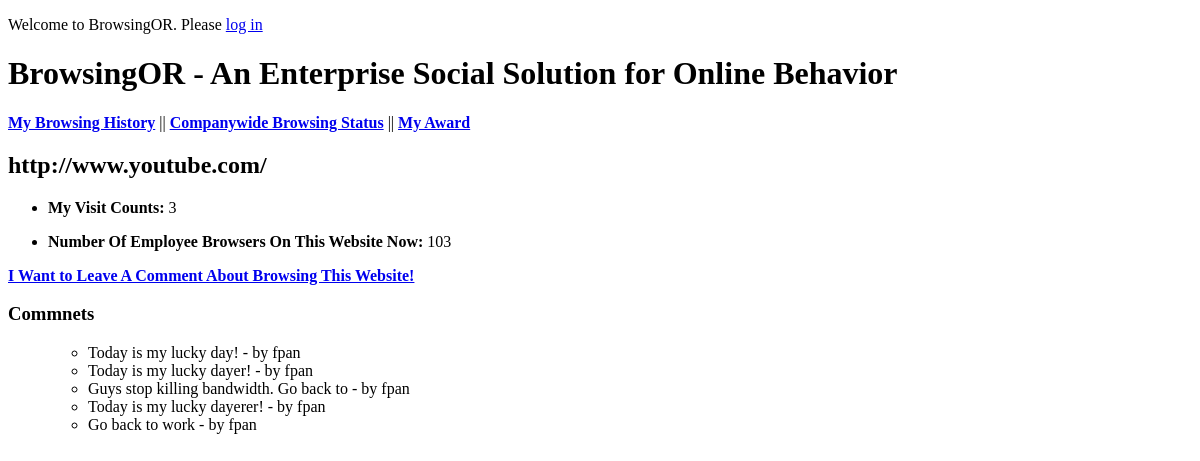
The page /questions/3/ on the database as committed earlier.
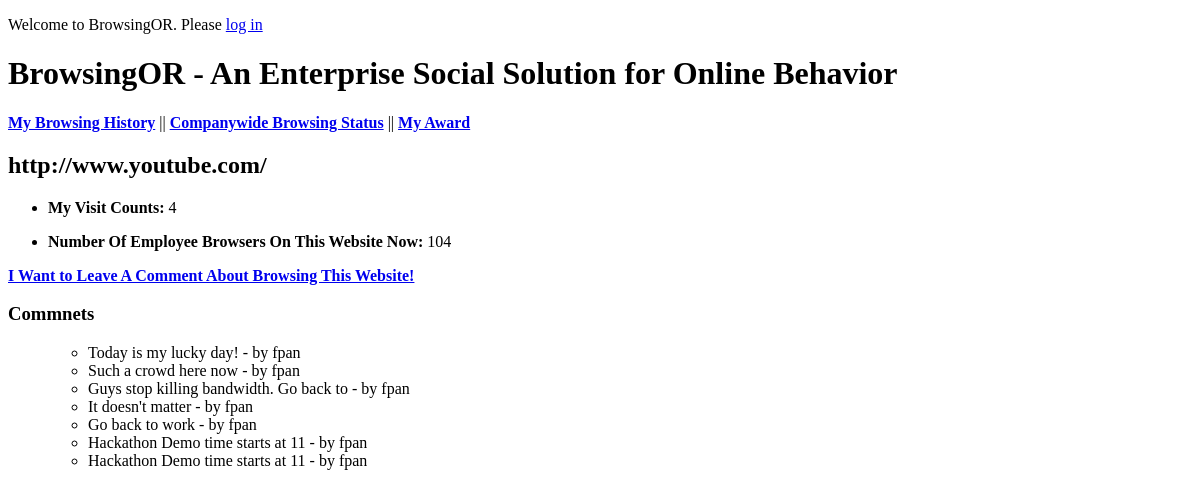
The same page on the database as committed later.
### questionsandanswers/models.py (models this page shows, shortened)
class Question(models.Model):
    subject = models.CharField(verbose_name='Website',max_length=200)
    description = models.TextField(verbose_name='Comments')
    publication_date = models.DateTimeField()
    visit = models.IntegerField(verbose_name='My Visits',default=0)
    cmpnyvisit = models.IntegerField(verbose_name='Currently Browsed By',default=100)
    def published_today(self):
        return self.publication_date.date() == timezone.now().date()
    published_today.boolean = True
    published_today.short_description = 'Asked today?'
    publication_date = models.DateTimeField(auto_now_add=True)

class Answer(models.Model):
    question = models.ForeignKey(Question)
    content = models.TextField()
    best_answer = models.BooleanField("preferred answer",default=False)

### questionsandanswers/views.py (the view)
# urls.py: url(r'^questions/(?P<question_id>\d+)/$', 'questionsandanswers.views.question_detail',name='question_detail'),
def question_detail(request, question_id):
    question = get_object_or_404(Question, pk=question_id)
    return render_to_response('question_detail.html',{'question': question})

### jumpingintodjango/templates/question_detail.html (shortened to what this page needs)
{% extends "base.html" %}
{% block content %}
	<h2>{{question.subject}}</h2>
     <ul>
	    <li><p><b>My Visit Counts:</b> {{question.visit}}</p></li>
		<li><p><b>Number Of Employee Browsers On This Website Now: </b>{{question.cmpnyvisit}}</p></li>
    </ul>
	<p><a href="{% url "question_edit" question.id %}"><b>I Want to Leave A Comment About Browsing This Website!</b></a></p>
	<h3>Commnets</h3>
	<ul>
	<ul>
		{% for answer in question.answer_set.all %}
			<li>{{answer.content|safe}} - by fpan {{ user.username }}</li>
		{% empty %}
			<li>No Comments yet</li>
		{% endfor %}
	</ul>
	</ul>
{% endblock %}

### jumpingintodjango/templates/base.html (shortened to what this page needs)
<!DOCTYPE html>
<html lang="en">
<head>
</head>
<body>
	<div id="header">
		{% if user.is_authenticated %}
			<p>Welcome, <b>{{ user.username }}</b> | <a href="{% url "logout" %}">Logout</a></p>
		{% else %}
	        <p>Welcome to BrowsingOR. Please <a href="{% url "login" %}">log in</a></p>
	    {% endif %}
	        <h1>BrowsingOR - An Enterprise Social Solution for Online Behavior</h1>
	</div>
	<div id ="navigation">
	    <p><a href="{% url "homepage" %}"><b>My Browsing History</b></a> || <a href="{% url "questions" %}"><b>Companywide Browsing Status</b></a> || <a href="{% url "award" %}"><b>My Award</b></a></p>
	</div>
    <div id="content">
        {% block content %}{% endblock %}
    </div>
</body>
</html>

Rows that differ between the two databases and show on the page:
changed Question "http://www.youtube.com/": visit "3" → "4"; cmpnyvisit "103" → "104"
changed Answer: content "Today is my lucky dayer!" → "Such a crowd here now"
changed Answer: content "Today is my lucky dayerer!" → "It doesn't matter"
added Answer: content "Hackathon Demo time starts at 11"
added Answer: content "Hackathon Demo time starts at 11"
